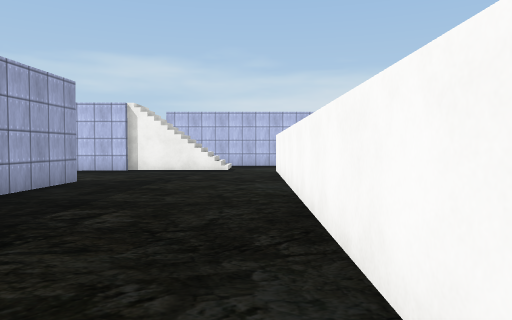
view 1 (above)

24 first-person views from a walk through a Unity game level. The camera is 1.5 m above the floor, tilts 2° down and sees 70° across. The floor is counted in squares, 2 m on a side. Each view is taken from the middle of a square. On the plan, view 1 faces up. The plan holds only what a view shows up to about 11 squares ahead; the rest is blank. The place goes on beyond the plan. The player is left out. Some surface patterns are stand-ins.

view 2
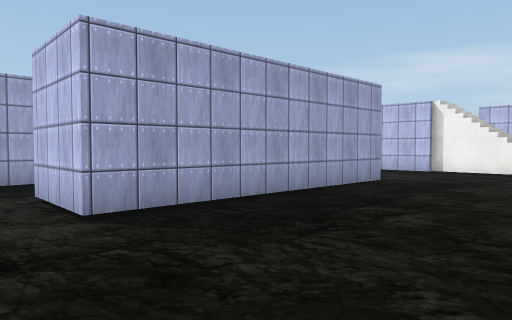

view 3
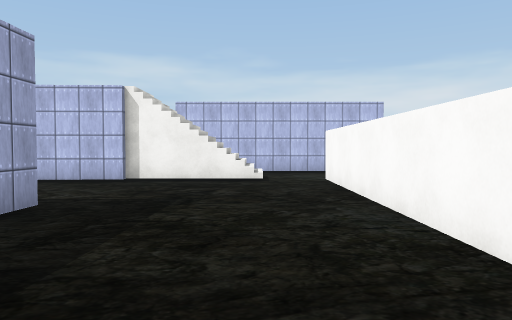

view 4
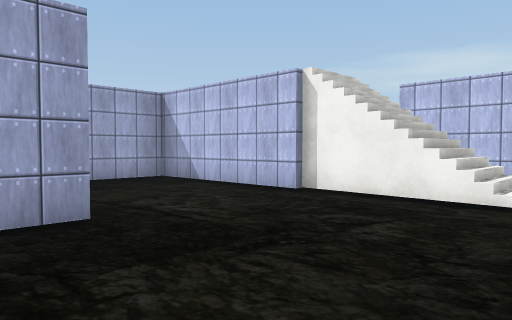

view 5
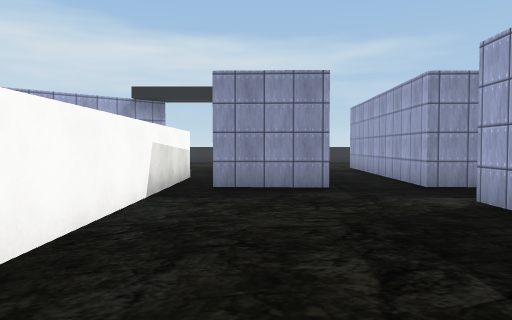

view 6
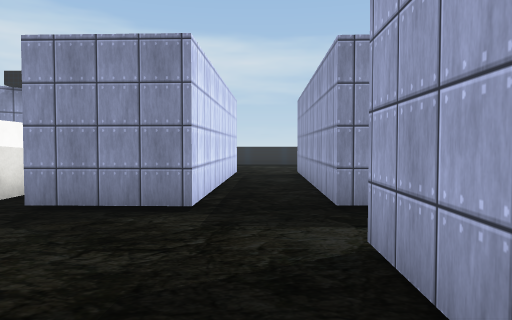

view 7
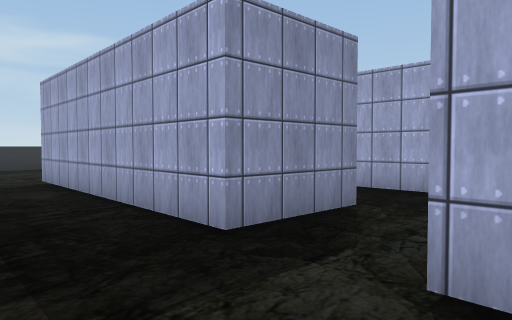

view 8
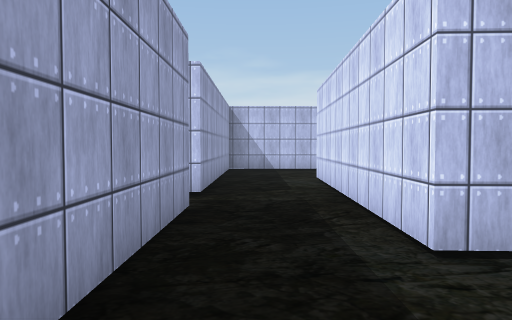

view 9
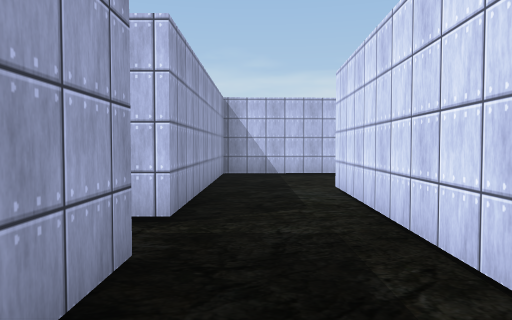

view 10
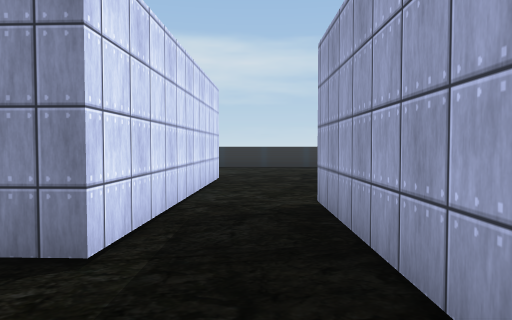

view 11
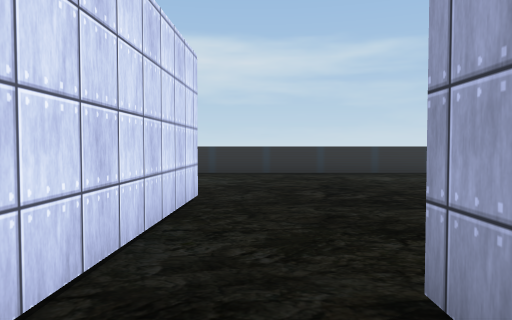

view 12
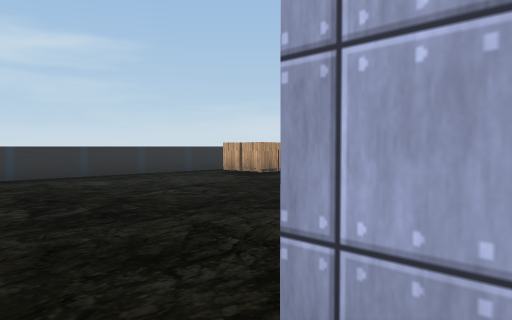

view 13
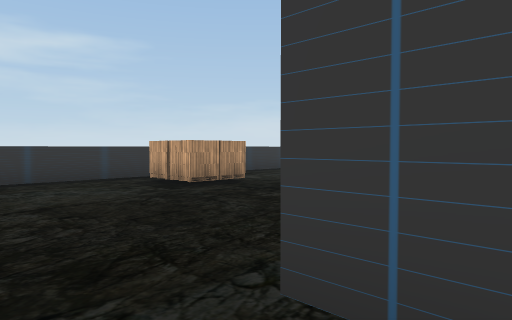

view 14
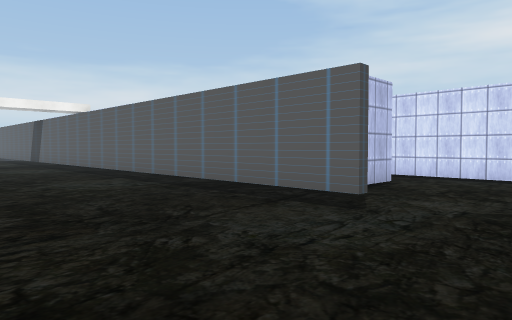

view 15
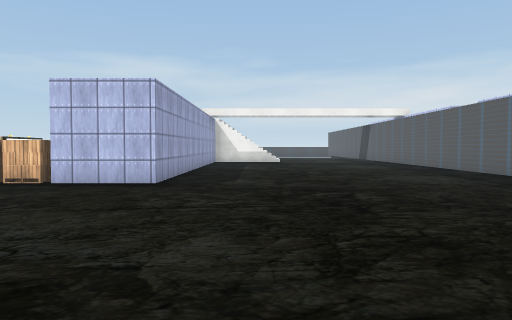

view 16
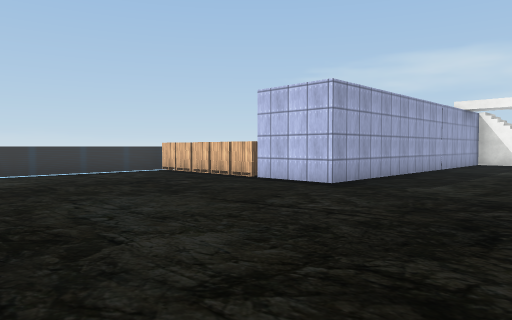

view 17
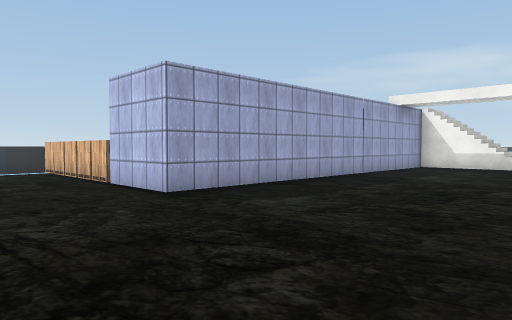

view 18
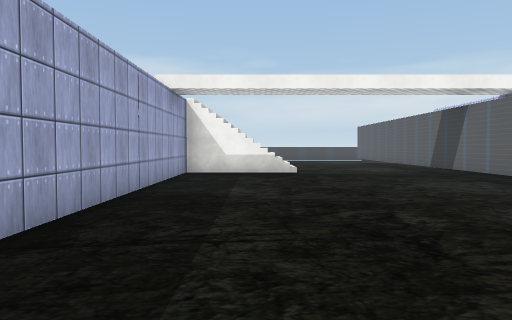

view 19
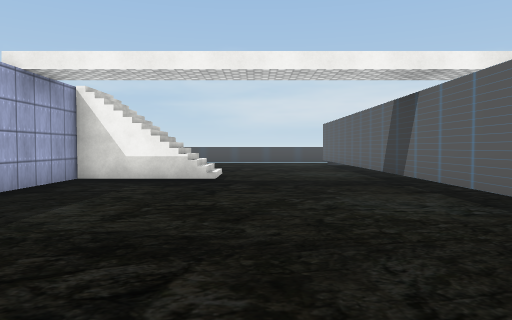

view 20
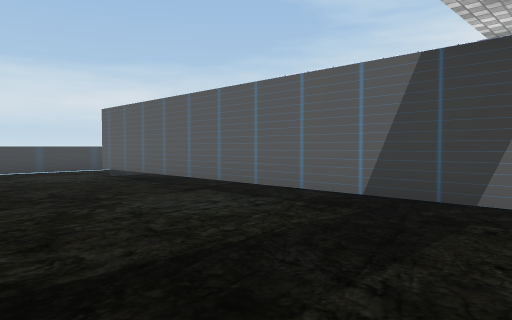

view 21
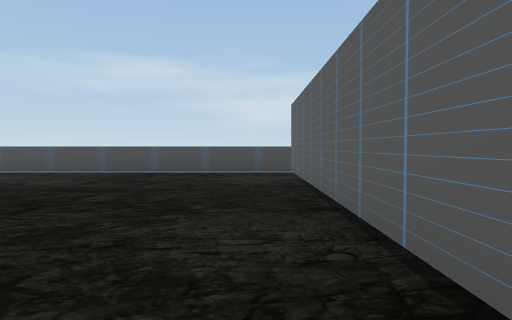

view 22
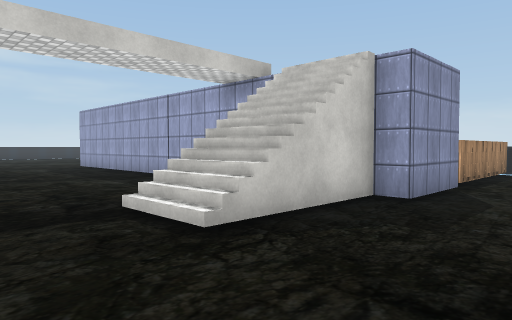

view 23
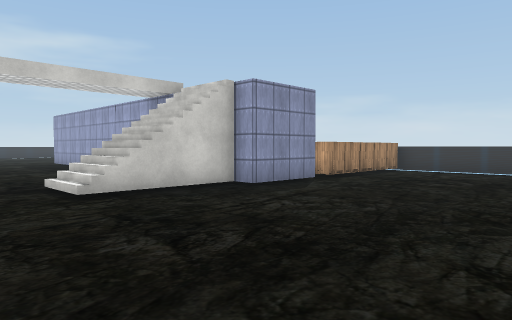

view 24
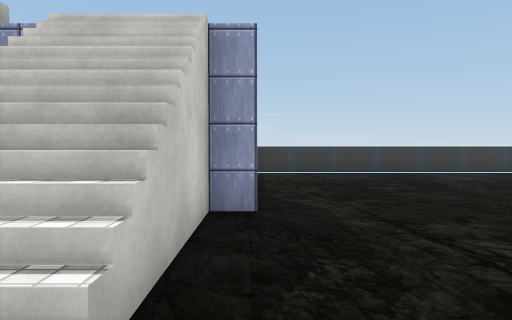

### Floor plan
Key: @ floor where view 1 was taken; # wall or solid block; x gap in a wall; . main floor; : floor 4 m higher than the main floor; / step, stairs or slope; = window, fence, low wall or low ledge; v drop or lower ground; T thing the floor can be seen under or through; O other object.
Columns run from 25 left of view 1 to 1 right of it. Each row starts with its distance up from view 1.
 20 #    ##########
 19 #.    .........
 18 #...   ........
 17 #....  .......#
 16 #.............T.
 15 #.............T.
 14 #.............T.       ####
 13 #.............T.        ...
 12 #OOOO.:#......T  xx   ///..
 11    OO   ///...T =:::::///.#
 10        :///...T  :........#
  9        v......#  :........#
  8        v......## :........#
  7        :......#  :..##....#
  6        #......#  :..##....#
  5        #......#  :..##....#
  4        #......T. ...##....#
  3        #......T. #..##....#
  2        #......T. #..##....#
  1  OOOO  #......T. #........#
  0 #OOOOO##......T. #.......@#
 -1 #.............T. #.###.##.#
 -2 #.............T.##.###.# .#
 -3 #.............T....###.# .#
 -4 #..................###.# ..
 -5    ................###.#
 -6         ...........###.#
 -7          ........... ..
 -8          .............
 -9         ..OO..........
-10         .. O..........
-11            ...........
-12           ###########

Positions as (right, up) in squares from view 1, and headings:
1: (0, 0), facing up
2: (0, 0), facing up-left
3: (-1, 3), facing up
4: (0, 6), facing up-left
5: (-1, 6), facing down
6: (-3, 4), facing down
7: (-2, 2), facing down-left
8: (-7, -1), facing up
9: (-7, 1), facing up
10: (-7, 2), facing down
11: (-7, -1), facing down
12: (-7, -2), facing down-left
13: (-10, -3), facing down-left
14: (-15, -6), facing up-right
15: (-16, -7), facing up
16: (-14, -6), facing up-left
17: (-13, -3), facing up-left
18: (-16, 0), facing up
19: (-14, 2), facing up
20: (-15, 8), facing up-right
21: (-12, 9), facing up
22: (-13, 14), facing down-left
23: (-13, 17), facing down-left
24: (-14, 12), facing left
